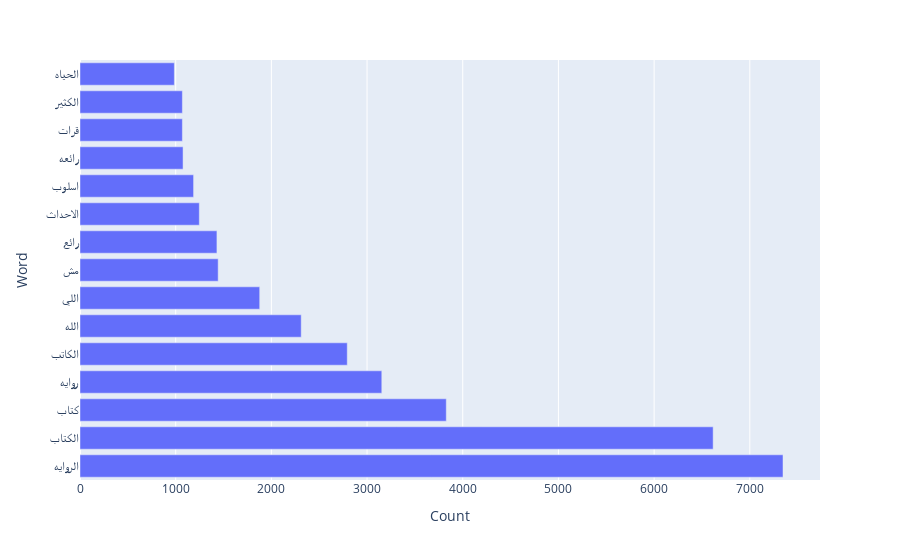

Notebook cell for this chart:
### Code cell
bar_plot(data=MostFrequentWordDF)

### Figure 1 — Plotly figure (JSON) as saved in the notebook; plotly's stock layout.template omitted (floating-point values rounded to 4 significant figures)
{"data": [{"alignmentgroup": "True", "hovertemplate": "Count=%{x}<br>Word=%{y}<extra></extra>", "legendgroup": "", "marker": {"color": "#636efa", "pattern": {"shape": ""}}, "name": "", "offsetgroup": "", "orientation": "h", "showlegend": false, "textposition": "auto", "type": "bar", "x": [7347, 6617, 3828, 3154, 2793, 2312, 1878, 1444, 1431, 1247, 1187, 1077, 1070, 1070, 986], "xaxis": "x", "y": ["الروايه", "الكتاب", "كتاب", "روايه", "الكاتب", "الله", "اللي", "مش", "رائع", "الاحداث", "اسلوب", "رائعه", "قرات", "الكثير", "الحياه"], "yaxis": "y"}], "layout": {"barmode": "relative", "legend": {"tracegroupgap": 0}, "margin": {"t": 60}, "xaxis": {"anchor": "y", "domain": [0, 1], "title": {"text": "Count"}}, "yaxis": {"anchor": "x", "domain": [0, 1], "title": {"text": "Word"}}}}
